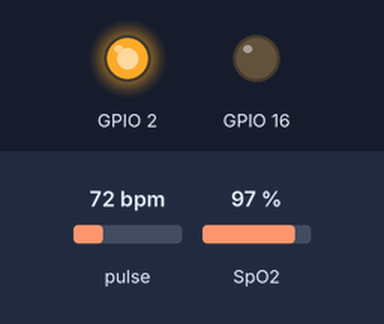
Bench run of a sketch on a simulated ESP8266 (NodeMCU). Parts: output pins drawn as LEDs (lit = HIGH). The test bench sets the inputs (shaded band); at power-on: pulse 72 bpm, SpO2 97 %. Storage starts empty; what the sketch prints to the serial monitor is not drawn.

Above: at 5.7 s.
Timing chart, 0 to 14.5 s (numbered marks = the images above):
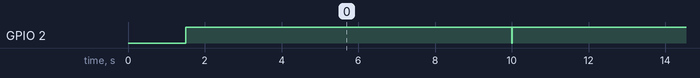

Measured:
- by itself, GPIO 2: alternates HIGH for 10.0 s and LOW for 0.01 s

The sketch:

SpO2_SPIFFS_Cayenne.ino
```cpp
// https://github.com/VU2MEV/MAX30100_NodeMCU_SPIFFS_IOT


#include "FS.h"
#include <Wire.h>
#include "MAX30100_PulseOximeter.h"
#define CAYENNE_PRINT Serial
#include <CayenneMQTTESP8266.h>
#define REPORTING_PERIOD_MS 10000         // set to 10secs. Set as appropriate.


PulseOximeter pox;
float BPM, SpO2;
uint32_t tsLastReport = 0;
String hrData = "";
unsigned long timems =0;          // variable for time of reading in milliseconds.

                                  // WiFi network credentials.
char ssid[] = "wifi_ssid";
char wifiPassword[] = "wifi_password";

                                  // Cayenne authentication info. This should be obtained from the Cayenne Dashboard.
char username[] = "MQTT-NAME";
char password[] = "MQTT-PASSWORD";
char clientID[] = "MQTT-CLIENTID";

                      // Callback (registered below) fired when a pulse is detected
void onBeatDetected()
{
    Serial.println("Beat!");
}

void setup() {
  Serial.begin(115200);
  pinMode(2, OUTPUT);
  Cayenne.begin(username, password, clientID, ssid, wifiPassword);
  Serial.print("Initializing Pulse Oximeter..");
 pinMode(16, OUTPUT);
    if (!pox.begin())
    {
         Serial.println("FAILED");
         for(;;);
    }
    else
    {
         Serial.println("SUCCESS");
         digitalWrite(2, HIGH);   //Turn off in-built LED
     }
   pox.setOnBeatDetectedCallback(onBeatDetected);
                                // The default current for the IR LED is 50mA and it could be changed by uncommenting the following line.
   pox.setIRLedCurrent(MAX30100_LED_CURR_24MA);

    if(!SPIFFS.begin()){
    Serial.println("An Error has occurred while mounting SPIFFS");
    return;
  }

}

void loop() {

  pox.update();

  BPM = pox.getHeartRate();
  SpO2 = pox.getSpO2();

  if (BPM < 40 || SpO2 == 0) {                                      // Neglects low readings and starts loop again.
  Serial.println(F("low value from sensor!"));

  return;
  }

   if (millis() - tsLastReport > REPORTING_PERIOD_MS)
  {
  digitalWrite(2, LOW);                                              // Turn ON LED everytime reading is saved
   // Cayenne.loop();
  Serial.print("Heart rate: ");  Serial.print(BPM);
  timems = millis();
  hrData = String(timems) + String(",") + String(BPM) + String(",") + String(SpO2);                  //convert variable from integer to string
  Serial.print(" bpm , SpO2:");  Serial.print(SpO2);  Serial.println(" %");
  Serial.println (hrData);

  File file = SPIFFS.open("/HR_test.txt", "a");                    // replace by your file name. Open file as w-overwrite/ a-append
  Cayenne.virtualWrite(0, BPM, "counter","null" );
  Cayenne.virtualWrite(1, SpO2, "O2", "p");

  if(!file){
    Serial.println("Failed to open file for writing");
    return;
  }
  file.println (hrData);
  file.close();

  digitalWrite(2, HIGH);                                             //Turn OFF

  tsLastReport = millis();
  }

}
```
